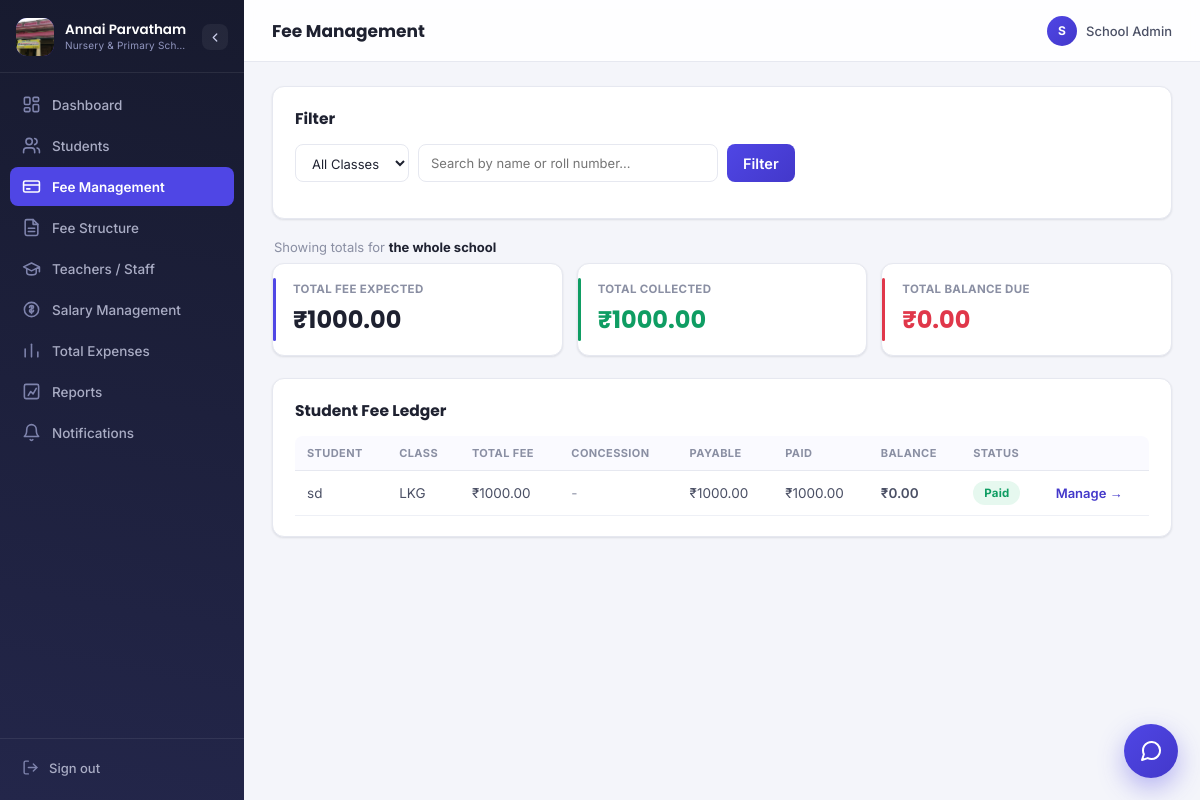
/fees (signed in), run on an earlier commit of the app's database.
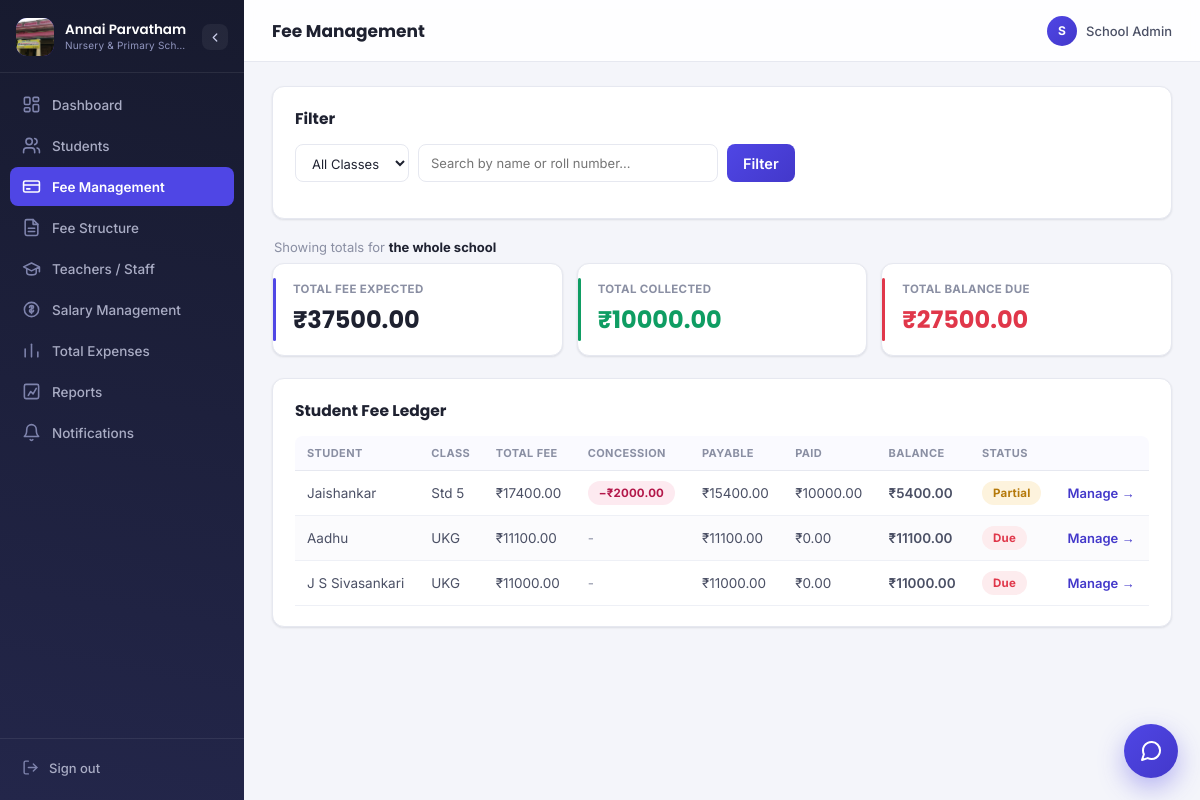
And on a later commit of the database.
### models.py (models this page shows)
class Student(db.Model):
    id = db.Column(db.Integer, primary_key=True)
    name = db.Column(db.String(120), nullable=False, index=True)
    class_name = db.Column(db.String(40), nullable=False, index=True)
    section = db.Column(db.String(10), index=True)
    roll_no = db.Column(db.String(40), nullable=False)
    dob = db.Column(db.String(20))
    parent_name = db.Column(db.String(120))
    contact = db.Column(db.String(20))
    address = db.Column(db.String(250))
    admission_date = db.Column(db.String(20))
    __table_args__ = (db.UniqueConstraint("class_name", "roll_no", name="uq_class_roll"),)
    fee = db.relationship("StudentFee", backref="student", uselist=False, cascade="all, delete-orphan")
    payments = db.relationship("FeePayment", backref="student", cascade="all, delete-orphan")
    fee_items = db.relationship("StudentFeeItem", backref="student", cascade="all, delete-orphan")

### blueprints/fees.py (the view)
@bp.route("/fees")
@login_required
def fees():
    q = request.args.get("q", "").strip()
    class_filter = request.args.get("class_name", "").strip()
    paid_subq = (
        db.session.query(FeePayment.student_id.label("student_id"), func.sum(FeePayment.amount).label("paid"))
        .group_by(FeePayment.student_id).subquery()
    )
    concession_subq = (
        db.session.query(
            StudentFeeItem.student_id.label("student_id"),
            StudentFeeItem.academic_year.label("academic_year"),
            func.sum(StudentFeeItem.amount).label("concession_total"),
        )
        .filter(StudentFeeItem.category == CONCESSION_CATEGORY)
        .group_by(StudentFeeItem.student_id, StudentFeeItem.academic_year)
        .subquery()
    )
    query = (
        db.session.query(
            Student,
            func.coalesce(StudentFee.total_fee, 0).label("total"),
            func.coalesce(paid_subq.c.paid, 0).label("paid"),
            func.coalesce(concession_subq.c.concession_total, 0).label("concession"),
        )
        .outerjoin(StudentFee, StudentFee.student_id == Student.id)
        .outerjoin(paid_subq, paid_subq.c.student_id == Student.id)
        .outerjoin(
            concession_subq,
            db.and_(
                concession_subq.c.student_id == Student.id,
                concession_subq.c.academic_year == StudentFee.academic_year,
            ),
        )
    )
    if class_filter and class_filter in CLASS_CHOICES:
        query = query.filter(Student.class_name == class_filter)
    if q:
        query = query.filter(db.or_(Student.name.ilike(f"%{q}%"), Student.roll_no.ilike(f"%{q}%")))
    query = query.order_by(Student.class_name, Student.name)
    pagination = paginate(query)
    rows = []
    for s, total, paid, concession in pagination.items:
        balance = total - paid
        status = "Paid" if balance <= 0 and total > 0 else ("Not Set" if total == 0 else ("Partial" if paid > 0 else "Due"))
        concession_amount = abs(concession)
        rows.append({
            "student": s, "gross_total": total + concession_amount, "total": total, "paid": paid,
            "balance": balance, "status": status, "concession": concession_amount,
        })
    expected_q = db.session.query(func.coalesce(func.sum(StudentFee.total_fee), 0)).join(Student, Student.id == StudentFee.student_id)
    collected_q = db.session.query(func.coalesce(func.sum(FeePayment.amount), 0)).join(Student, Student.id == FeePayment.student_id)
    if class_filter and class_filter in CLASS_CHOICES:
        expected_q = expected_q.filter(Student.class_name == class_filter)
        collected_q = collected_q.filter(Student.class_name == class_filter)
    if q:
        name_or_roll = db.or_(Student.name.ilike(f"%{q}%"), Student.roll_no.ilike(f"%{q}%"))
        expected_q = expected_q.filter(name_or_roll)
        collected_q = collected_q.filter(name_or_roll)
    total_expected = expected_q.scalar()
    total_collected = collected_q.scalar()
    total_due = total_expected - total_collected
    return render_template(
        "fees.html", rows=rows, total_expected=total_expected, total_collected=total_collected, total_due=total_due,
        pagination=pagination, q=q, class_filter=class_filter, class_choices=CLASS_CHOICES,
    )

### helpers.py (called while the page is built)
def login_required(f):
    @wraps(f)
    def wrapper(*args, **kwargs):
        if "admin_id" not in session:
            return redirect(url_for("auth.login"))
        return f(*args, **kwargs)
    return wrapper

def get_page_arg():
    try:
        page = int(request.args.get("page", 1))
    except (TypeError, ValueError):
        page = 1
    return max(page, 1)

def paginate(query, page=None):
    return query.paginate(page=page or get_page_arg(), per_page=PAGE_SIZE, error_out=False)

### templates/fees.html (shortened to what this page needs)
{% extends "base.html" %}
{% import "_macros.html" as macros %}
{% block header %}Fee Management{% endblock %}
{% block content %}
<div class="panel">
  <div class="panel-head">
    <h3>Filter</h3>
  </div>
  <form method="GET" class="search-row">
    <select name="class_name" class="filter-select">
      <option value="">All Classes</option>
    </select>
    <input type="text" name="q" value="{{ q }}" placeholder="Search by name or roll number...">
    <button type="submit" class="submit-btn small">Filter</button>
  </form>
</div>
<div class="totals-scope-label">
  {% if class_filter and q %}
    Showing totals for <strong>{{ class_filter }}</strong>, matching &ldquo;{{ q }}&rdquo;
  {% elif class_filter %}
    Showing totals for <strong>{{ class_filter }}</strong>
  {% elif q %}
    Showing totals for search results matching &ldquo;{{ q }}&rdquo;
  {% else %}
    Showing totals for <strong>the whole school</strong>
  {% endif %}
</div>
<div class="card-grid three">
  <div class="stat-card">
    <span class="stat-label">Total Fee Expected</span>
    <span class="stat-value">₹{{ "%.2f"|format(total_expected) }}</span>
  </div>
  <div class="stat-card accent-green">
    <span class="stat-label">Total Collected</span>
    <span class="stat-value">₹{{ "%.2f"|format(total_collected) }}</span>
  </div>
  <div class="stat-card accent-red">
    <span class="stat-label">Total Balance Due</span>
    <span class="stat-value">₹{{ "%.2f"|format(total_due) }}</span>
  </div>
</div>
<div class="panel">
  <div class="panel-head">
    <h3>Student Fee Ledger</h3>
  </div>
  {% if rows %}
  <table class="data-table">
    <thead>
      <tr><th>Student</th><th>Class</th><th>Total Fee</th><th>Concession</th><th>Payable</th><th>Paid</th><th>Balance</th><th>Status</th><th></th></tr>
    </thead>
    <tbody>
      {% for r in rows %}
      <tr>
        <td>{{ r.student.name }}</td>
        <td>{{ r.student.class_name }}</td>
        <td>₹{{ "%.2f"|format(r.gross_total) }}</td>
        <td>
          {% if r.concession > 0 %}
            <span class="badge badge-concession">&minus;₹{{ "%.2f"|format(r.concession) }}</span>
          {% else %}
            <span class="empty-state" style="padding:0;">-</span>
          {% endif %}
        </td>
        <td>₹{{ "%.2f"|format(r.total) }}</td>
        <td>₹{{ "%.2f"|format(r.paid) }}</td>
        <td class="{{ 'text-red' if r.balance > 0 else 'text-green' }}">₹{{ "%.2f"|format(r.balance) }}</td>
        <td><span class="badge badge-{{ r.status|lower|replace(' ', '') }}">{{ r.status }}</span></td>
        <td><a href="{{ url_for('fees.student_fee_detail', student_id=r.student.id) }}" class="link-btn">Manage &rarr;</a></td>
      </tr>
      {% endfor %}
    </tbody>
  </table>
  {% endif %}
</div>
{% endblock %}

What changed in the data, as far as the page shows it:
removed Student: student.name "sd", student.class_name "LKG"
added Student: student.name "Jaishankar", student.class_name "Std 5"
added Student: student.name "Aadhu", student.class_name "UKG"
added Student: student.name "J S Sivasankari", student.class_name "UKG"
Also different on the page:
{{ "%.2f"|format(total_expected) }}: "1000.00" → "37500.00"
{{ "%.2f"|format(total_collected) }}: "1000.00" → "10000.00"
{{ "%.2f"|format(total_due) }}: "0.00" → "27500.00"
new list line: "₹ 17400.00 −₹ 2000.00 ₹ 15400.00 ₹ 10000.00 ₹ 5400.00 Partial Manage →"
new list line: "₹ 11100.00 - ₹ 11100.00 ₹ 0.00 ₹ 11100.00 Due Manage →"
new list line: "₹ 11000.00 - ₹ 11000.00 ₹ 0.00 ₹ 11000.00 Due Manage →"
list line gone: "₹ 1000.00 - ₹ 1000.00 ₹ 1000.00 ₹ 0.00 Paid Manage →"
